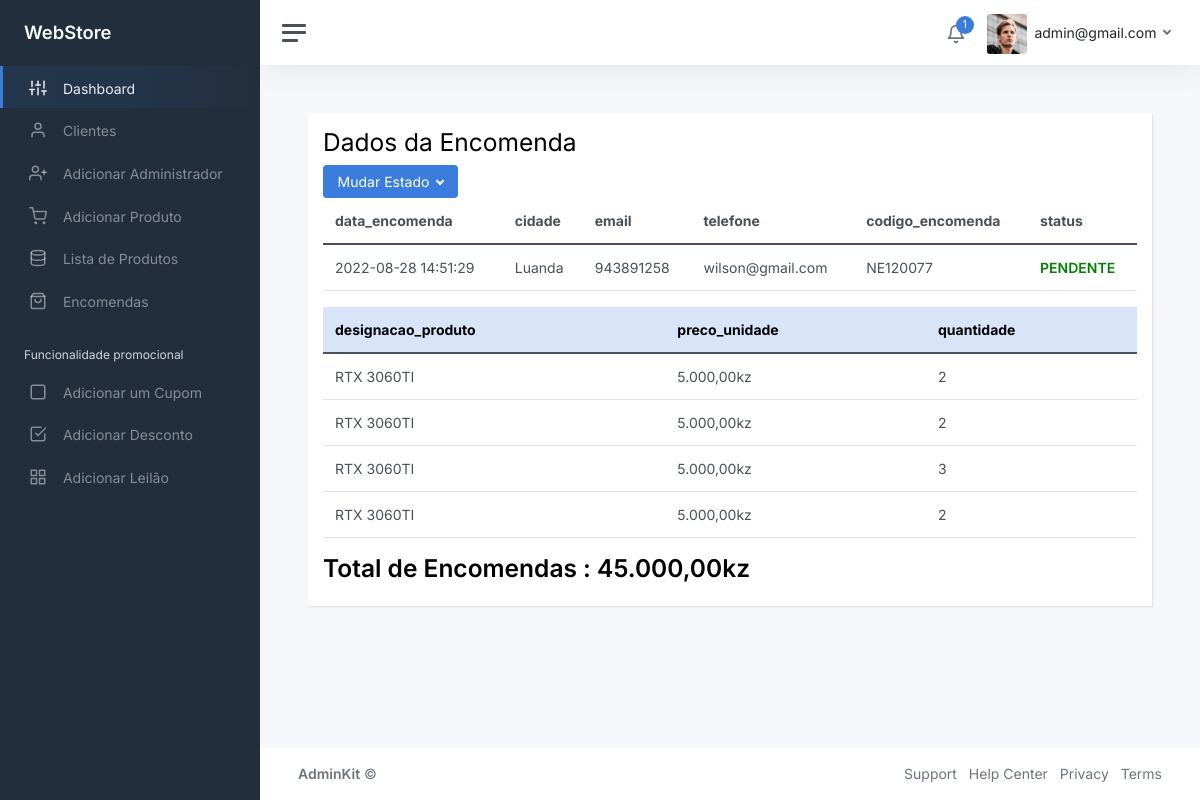
The page /public/admin/?loja=detalhes_encomenda_geral&encomenda=3 (signed in) on the database its author committed.
### tables this page shows
CREATE TABLE `encomendas` (
  `id_encomenda` int(11) UNSIGNED NOT NULL,
  `id_cliente` int(11) UNSIGNED DEFAULT NULL,
  `data_encomenda` datetime DEFAULT NULL,
  `morada` varchar(50) DEFAULT NULL,
  `cidade` varchar(50) DEFAULT NULL,
  `email` varchar(50) DEFAULT NULL,
  `telefone` varchar(50) DEFAULT NULL,
  `codigo_encomenda` varchar(100) DEFAULT NULL,
  `status` varchar(20) DEFAULT NULL,
  `mensagem` varchar(1000) DEFAULT NULL,
  `created_at` datetime DEFAULT NULL,
  `updated_at` datetime DEFAULT NULL
);

CREATE TABLE `encomenda_produto` (
  `id_encomenda_produto` int(12) UNSIGNED NOT NULL,
  `id_encomenda` int(12) UNSIGNED DEFAULT NULL,
  `designacao_produto` varchar(200) DEFAULT NULL,
  `preco_unidade` decimal(6,2) UNSIGNED DEFAULT NULL,
  `quantidade` int(10) UNSIGNED DEFAULT NULL,
  `created_at` datetime DEFAULT NULL
);

### core/controller/Admin.php (called while the page is built, shortened)
<?php
class Admin
{
    public function detalhes_encomenda_geral()
    {
        $admin = new Admins();
        if (isset($_GET['encomenda'])) {
            $id_encomenda = $_GET['encomenda'];
        } else {
            Store::redirect("", true);
        }
        $detalhes_encomenda_geral = $admin->detalhes_encomenda_geral($id_encomenda);
        $total = 0;
        foreach ($detalhes_encomenda_geral['produtos_encomenda'] as $produto) {
            $total += ($produto->quantidade * $produto->preco_unidade);
        }
        $dados = [
            "dados_encomenda" => $detalhes_encomenda_geral['dados_encomenda'],
            "produtos_encomenda" => $detalhes_encomenda_geral['produtos_encomenda'],
            "total_encomenda" => $total
        ];
        Store::Layout_admin([
            "Admin/layouts/html_header",
            "Admin/layouts/header",
            "Admin/Encomendas_detalhes",
            "Admin/layouts/footer",
            "Admin/layouts/html_footer",
        ], $dados);
    }
}

### core/rotas_admin.php (called while the page is built, shortened)
<?php
$rotas =  [
    'inicio' => 'admin@inicio',
    'login' => 'admin@login',
    'admin_login_submit' => 'admin@admin_login_submit',
    'logout_admin' => 'admin@logout_admin',
    'encomendas' => 'admin@encomendas',
    'detalhes_encomenda_geral' => 'admin@detalhes_encomenda_geral',
    'Mudar_Estado_encomenda' => 'admin@Mudar_Estado_encomenda',
    'clientes' => 'admin@clientes',
    'buscar_encomendas_usuarios' => 'admin@buscar_encomendas_usuarios',
    'buscar_encomendas_usuarios_detalhada' => 'admin@buscar_encomendas_usuarios_detalhada',
    'AdicionarProduct' => 'admin@AdicionarProduct',
    'AdicionarProductSubmit' => 'admin@AdicionarProductSubmit',
    'ListarProduct' => 'admin@ListarProduct',
    'informacoes_produtos_alteracao' => 'admin@informacoes_produtos_alteracao',
    'Editar_informacao_produto' => 'admin@Editar_informacao_produto'
];
$acao = "inicio";
if(isset($_GET['loja'])) {
    if (!key_exists($_GET['loja'],$rotas)) {
        $acao = "inicio";
    } else {
        $acao = $_GET['loja'];
    }
}
$partes = explode("@", $rotas[$acao]);
$metodo = $partes[1];
$ctr = new $controlador();
$ctr->$metodo();

### public/Admin/index.php (called while the page is built, shortened)
<?php
require_once("../../core/rotas_admin.php");
?>

### core/models/Admins.php (called while the page is built, shortened)
<?php
class Admins
{
    public function detalhes_encomenda_geral($id_encomenda){
         $parametros = [
            ":id_encomenda" => $id_encomenda
          ];
          $bd = new Database();
          $dados_encomenda = $bd->select("
          SELECT * FROM encomendas
          WHERE id_encomenda = :id_encomenda
          ",$parametros)[0];
          $bd = new Database();
          $produtos_encomenda = $bd->select("
          SELECT * FROM encomenda_produto
          WHERE id_encomenda = :id_encomenda
          ",$parametros);
          return [
            "dados_encomenda" =>$dados_encomenda,
            "produtos_encomenda" =>$produtos_encomenda
          ];
    }
}

### core/classes/Database.php (called while the page is built, shortened)
<?php
class Database {
    private $ligacao;
    private function ligar() {
        $this->ligacao = new PDO(
            'mysql:'.
            'host='.MYSQL_SERVER.';'.
            'dbname='.MYSQL_DATABASE.';'.
            'charset='.MYSQL_CHARSET,
            MYSQL_USER,
            MYSQL_PASS,
            array(PDO::ATTR_PERSISTENT => true)
        );
        $this->ligacao->setAttribute(PDO::ATTR_ERRMODE, PDO::ERRMODE_WARNING);
    }
    private function desligar() {
        $this->ligacao = null;
    }
    public function select($sql, $parametros = null) {
        $sql = trim($sql);
        $resultados = null;
        try {
        if (!empty($parametros)) {
            $executar = $this->ligacao->prepare($sql);
            $executar->execute($parametros);
            $resultados = $executar->fetchAll(PDO::FETCH_CLASS);
        } else {
            $executar = $this->ligacao->prepare($sql);
            $executar->execute();
            $resultados = $executar->fetchAll(PDO::FETCH_CLASS);
        }
        } catch (PDOException $e) {
           return false;
        }
        return $resultados;
    }
}

### core/views/Admin/Encomendas_detalhes.php (the view, shortened to what this page needs)
<main class="content">
    <div class="tabela">
        <table class="table table-hover">
            <h2>Dados da Encomenda</h2>
            <div class="estado_encomenda">
            <div class="btn-group">
            <button type="button" class="btn btn-primary dropdown-toggle" data-bs-toggle="dropdown" aria-expanded="false">
            Mudar Estado
            </button>
            </div>
            </div>
            <thead>
                <tr>
                    <th scope="col">data_encomenda</th>
                    <th scope="col">cidade</th>
                    <th scope="col">email</th>
                    <th scope="col">telefone</th>
                    <th scope="col">codigo_encomenda</th>
                    <th scope="col">status</th>
                </tr>
            </thead>
            <tbody>
                <tr>
                    <td><?= $dados_encomenda->data_encomenda ?></td>
                    <td><?= $dados_encomenda->cidade ?></td>
                    <td><?= $dados_encomenda->email ?></td>
                    <td><?= $dados_encomenda->telefone ?></td>
                    <td><?= $dados_encomenda->codigo_encomenda ?></td>
                    <td style="color:green; font-weight:600;"><?= $dados_encomenda->status ?></td>
                </tr>
            </tbody>
        </table>
        <table class="table table-hover">
            <thead class="table-primary">
                <tr>
                    <th scope="col">designacao_produto</th>
                    <th scope="col">preco_unidade</th>
                    <th scope="col">quantidade</th>
                </tr>
            </thead>
            <tbody>
                <?php
                foreach ($produtos_encomenda as $dados_produto_encomenda) { ?>
                    <tr>
                        <td><?= $dados_produto_encomenda->designacao_produto ?></td>
                        <td><?= number_format($dados_produto_encomenda->preco_unidade, 2, ",", ".") . "kz" ?></td>
                        <td><?= $dados_produto_encomenda->quantidade ?></td>
                    </tr>
                <?php } ?>
            </tbody>
        </table>
        <div>
            <h2><strong>Total de Encomendas : <?= number_format($total_encomenda, 2, ",", ".") . "kz" ?></strong></h2>
        </div>
    </div>
</main>

### core/classes/Store.php (shortened to what this page needs)
<?php
Class Store {
    public static function Layout_admin($estruturas, $dados = null) {
        foreach ($estruturas as $estrutura) {
            include_once("../../core/views/$estrutura.php");
        }
   }
}
?>

### core/views/Admin/layouts/html_header.php (shortened to what this page needs)
<!DOCTYPE html>
<html>
<head>
<link rel="stylesheet" href="../assets/css/all.min.css">
<link rel="stylesheet" href="../assets/css/bootstrap.min.css">
<link href="../Admin/assets/css/app.css" rel="stylesheet">
<link href="../Admin/assets/css/admin.css" rel="stylesheet">
<link rel="stylesheet" type="text/css" href="../assets/DataTable/datatables.min.css"/>

### core/views/Admin/layouts/header.php (shortened to what this page needs)
<link href="assets/css/app.css" rel="stylesheet">
</head>
<body>
<body>
    <div class="wrapper">
        <nav id="sidebar" class="sidebar js-sidebar">
            <div class="sidebar-content js-simplebar">
                <a class="sidebar-brand" href="index.html">
                    <span class="align-middle">WebStore</span>
                </a>
                <ul class="sidebar-nav">
                    <li class="sidebar-item active">
                        <a class="sidebar-link" href="#">
                            <i class="align-middle" data-feather="sliders"></i> <span class="align-middle">Dashboard</span>
                        </a>
                    </li>
                    <li class="sidebar-item">
                        <a class="sidebar-link" href="?loja=clientes">
                            <i class="align-middle" data-feather="user"></i> <span class="align-middle">Clientes</span>
                        </a>
                    </li>
                    <li class="sidebar-item">
                        <a class="sidebar-link" href="#">
                            <i class="align-middle" data-feather="user-plus"></i> <span class="align-middle">Adicionar Administrador</span>
                        </a>
                    </li>
                    <li class="sidebar-item">
                        <a class="sidebar-link" href="?loja=AdicionarProduct">
                            <i class="align-middle" data-feather="shopping-cart"></i> <span class="align-middle">Adicionar
                                Produto</span>
                        </a>
                    </li>
                    <li class="sidebar-item">
                        <a class="sidebar-link" href="?loja=ListarProduct">
                            <i class="align-middle" data-feather="database"></i> <span class="align-middle">Lista de
                                Produtos</span>
                        </a>
                    </li>
                    <li class="sidebar-item">
                        <a class="sidebar-link" href="?loja=encomendas">
                            <i class="align-middle" data-feather="shopping-bag"></i> <span class="align-middle">Encomendas</span>
                        </a>
                    </li>
                    <li class="sidebar-header">
                        Funcionalidade promocional
                    </li>
                    <li class="sidebar-item">
                        <a class="sidebar-link" href="ui-buttons.html">
                        <i class="align-middle" data-feather="square"></i> <span class="align-middle">Adicionar um
                        Cupom</span>
                        </a>
                    </li>
                    <li class="sidebar-item">
                        <a class="sidebar-link" href="ui-forms.html">
                        <i class="align-middle" data-feather="check-square"></i> <span class="align-middle">Adicionar Desconto</span>
                        </a>
                    </li>
                    <li class="sidebar-item">
                        <a class="sidebar-link" href="ui-cards.html">
                        <i class="align-middle" data-feather="grid"></i> <span class="align-middle">Adicionar
                        Leilão</span>
                        </a>
                    </li>
                </ul>
            </div>
        </nav>
        <div class="main">
            <nav class="navbar navbar-expand navbar-light navbar-bg">
                <a class="sidebar-toggle js-sidebar-toggle">
                    <i class="hamburger align-self-center"></i>
                </a>
                <div class="navbar-collapse collapse">
                    <ul class="navbar-nav navbar-align">
                        <li class="nav-item dropdown">
                            <a class="nav-icon dropdown-toggle" href="#" id="alertsDropdown" data-bs-toggle="dropdown">
                                <div class="position-relative">
                                    <i class="align-middle" data-feather="bell"></i>
                                    <span class="indicator">1</span>
                                </div>
                            </a>
                        </li>
                        <li class="nav-item dropdown">
                            <a class="nav-link dropdown-toggle d-none d-sm-inline-block" href="#" data-bs-toggle="dropdown">
                                <img src="../Admin/assets/img/avatars/avatar.jpg" class="avatar img-fluid rounded me-1" /> <span class="text-dark"><?= $_SESSION['admin_usuario'] ?></span>
                            </a>
                        </li>
                    </ul>
                </div>
            </nav>

### core/views/Admin/layouts/footer.php (shortened to what this page needs)
<footer class="footer">
    <div class="container-fluid">
        <div class="row text-muted">
            <div class="col-6 text-start">
                <p class="mb-0">
                    <a class="text-muted" href="https://adminkit.io/" target="_blank"><strong>AdminKit</strong></a> &copy;
                </p>
            </div>
            <div class="col-6 text-end">
                <ul class="list-inline">
                    <li class="list-inline-item">
                        <a class="text-muted" href="https://adminkit.io/" target="_blank">Support</a>
                    </li>
                    <li class="list-inline-item">
                        <a class="text-muted" href="https://adminkit.io/" target="_blank">Help Center</a>
                    </li>
                    <li class="list-inline-item">
                        <a class="text-muted" href="https://adminkit.io/" target="_blank">Privacy</a>
                    </li>
                    <li class="list-inline-item">
                        <a class="text-muted" href="https://adminkit.io/" target="_blank">Terms</a>
                    </li>
                </ul>
            </div>
        </div>
    </div>
</footer>
</div>
</div>

### core/views/Admin/layouts/html_footer.php (shortened to what this page needs)
</body>
</html>

### public/Admin/assets/css/admin.css (style rules this page uses)
.tabela { background-color: white; box-shadow: 1px 1px 2px #ddd; padding: 15px; }

### rows shown on the page
encomendas: data_encomenda "2022-08-28 14:51:29", cidade "Luanda", email "943891258", telefone "wilson@gmail.com", codigo_encomenda "NE120077", status "PENDENTE"
encomenda_produto: designacao_produto "RTX 3060TI", preco_unidade "5.000,00", quantidade "2"
encomenda_produto: designacao_produto "RTX 3060TI", preco_unidade "5.000,00", quantidade "2"
encomenda_produto: designacao_produto "RTX 3060TI", preco_unidade "5.000,00", quantidade "3"
encomenda_produto: designacao_produto "RTX 3060TI", preco_unidade "5.000,00", quantidade "2"
